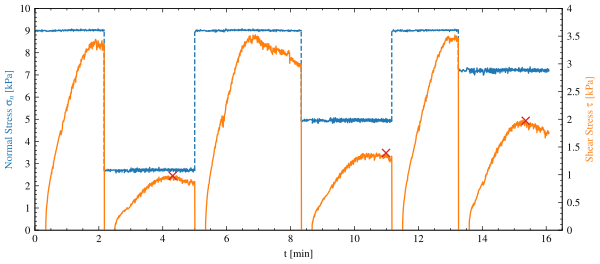

Write Python code to recreate this figure.
import numpy as np
import matplotlib.pyplot as plt
import math
import pandas as pd
import scienceplots
from matplotlib.ticker import FuncFormatter
from matplotlib.patches import Circle

inch = 0.0393700787
fig_width = 180 * inch #in inch
fig_height = 3 # in inch

min_nstress = 0
max_nstress = 10
min_sstress = 0
max_sstress = 4
plt.style.use(["science","ieee"])


def format_ticks(x, pos):
    if x.is_integer():
        return f'{int(x)}'
    else:
        return f'{x:.1f}'

data = "data/JSC_dried.xlsx"

fig, ax = plt.subplots(figsize=(fig_width,fig_height))
ax2 = ax.twinx()

full_df = pd.read_excel(
    data,
    sheet_name= "Feuil1",
    header = None,
    names = ["Point No.", "Time", "Gap", "Normal Force","Normal Stress","Torque","Shear Stress","Rotational Speed"],
    skiprows=2).dropna()


for i in range(1,13):
    
    df = pd.read_excel(
        data, 
        sheet_name= f"{i}", 
        header = None, 
        names = ["Point No.", "Time", "Gap", "Normal Force","Normal Stress","Torque","Shear Stress","Rotational Speed"], 
        skiprows=2).dropna()
    
    ax.plot(df["Time"]/60, df["Normal Stress"]/1000, color = 'tab:blue', linestyle= 'solid')
    
ax2.plot(full_df["Time"]/60, full_df["Shear Stress"]/1000, color = 'tab:orange', linestyle = 'solid')

ax.axvline(130/60, (2675.1/1000)/(max_nstress-min_nstress), (9018.1/1000)/(max_nstress-min_nstress), color = "tab:blue", linestyle = "dashed")
ax.axvline(300/60, (2699.5/1000)/(max_nstress-min_nstress), (8950.5/1000)/(max_nstress-min_nstress), color = 'tab:blue', linestyle = 'dashed')
ax.axvline(500/60, (4904.7/1000)/(max_nstress-min_nstress), (8999/1000)/(max_nstress-min_nstress), color = 'tab:blue', linestyle = 'dashed')
ax.axvline(670/60, (4929.3/1000)/(max_nstress-min_nstress), (8969.4/1000)/(max_nstress-min_nstress), color = 'tab:blue', linestyle = 'dashed')
ax.axvline(795/60, (7262.2/1000)/(max_nstress-min_nstress), (9029.2/1000)/(max_nstress-min_nstress), color = 'tab:blue', linestyle = 'dashed')

ax2.plot(258.6/60, 979.5/1000, marker = "x", color = "tab:red")
ax2.plot(659.2/60, 1392.5/1000, marker= "x", color = "tab:red")
ax2.plot(921.5/60, 1973.2/1000, marker = "x", color = "tab:red")

ax.set_xlabel(r"t [min]")
ax.set_ylim(min_nstress,max_nstress)
ax.set_xlim(0,16.5)
ax.set_yticks(np.arange(0,11,1))
ax.set_ylabel(r"Normal Stress $\sigma_n \ $[kPa]", color = "tab:blue")
ax.yaxis.set_major_formatter(FuncFormatter(format_ticks))



ax2.set_ylabel(r"Shear Stress $\tau \ $[kPa]", color = "tab:orange")
ax2.set_yticks(np.arange(0,4.5,0.5))
ax2.set_ylim(min_sstress,max_sstress)
ax2.yaxis.set_major_formatter(FuncFormatter(format_ticks))


plt.savefig("jsc_dried.svg", dpi=300, bbox_inches='tight')
